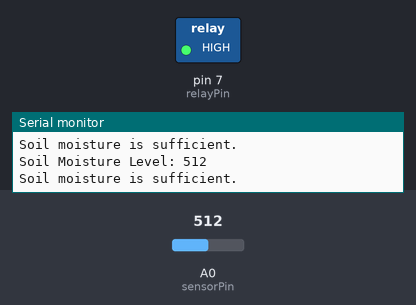
Bench run of a sketch on a simulated Arduino Uno, built with avr-gcc and run on an emulated ATmega328P. Shown: switched loads named in the sketch (green lamp = pin HIGH), the last lines printed to the serial monitor. The inputs (shaded band) are chosen by the test bench; at power-on: A0 (sensorPin) = 512.

Above: at 1.8 s.
1.9 s: A0 (sensorPin) set to 491
At 3.2 s:
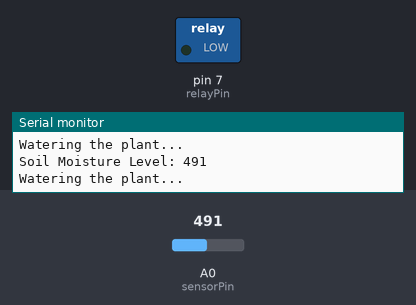
3.5 s: A0 (sensorPin) set to 510
At 4.9 s:
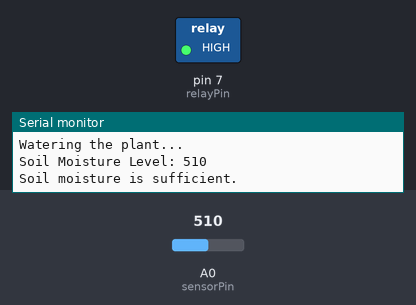
5.5 s: A0 (sensorPin) set to 490
At 6.5 s:
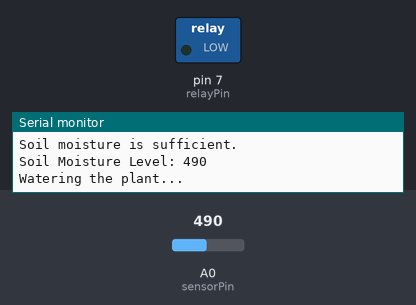
Timing chart, 0 to 8.5 s (numbered marks = the images above; inputs shaded):
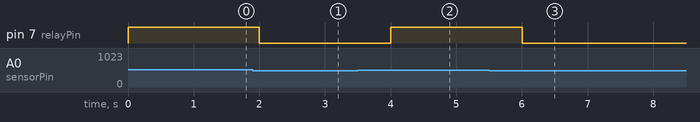

Measured:
- the behaviour switches between 500 and 499 on A0 (sensorPin) (found by bisection; images 0 and 1)
- after the input at 1.9 s, pin 7 (relayPin): HIGH → LOW after 0.10 s
- after the input at 3.5 s, pin 7 (relayPin): LOW → HIGH after 0.50 s
- after the input at 5.5 s, pin 7 (relayPin): HIGH → LOW after 0.50 s

The sketch:

smart_plant_watering_1.ino
```cpp
const int sensorPin = A0; // Soil moisture sensor connected to A0
const int relayPin = 7;   // Relay module connected to D7
const int threshold = 500; // Moisture level threshold for watering

void setup() {
  pinMode(sensorPin, INPUT);
  pinMode(relayPin, OUTPUT);
  digitalWrite(relayPin, HIGH); // Turn off the relay (water pump) initially
  Serial.begin(9600);
}

void loop() {
  int sensorValue = analogRead(sensorPin); // Read the sensor value
  Serial.print("Soil Moisture Level: ");
  Serial.println(sensorValue); // Print the sensor value

  if (sensorValue < threshold) {
    digitalWrite(relayPin, LOW); // Turn on the relay (water pump)
    Serial.println("Watering the plant...");
  } else {
    digitalWrite(relayPin, HIGH); // Turn off the relay (water pump)
    Serial.println("Soil moisture is sufficient.");
  }

  delay(1000); // Wait for 1 second before the next reading
}
```
